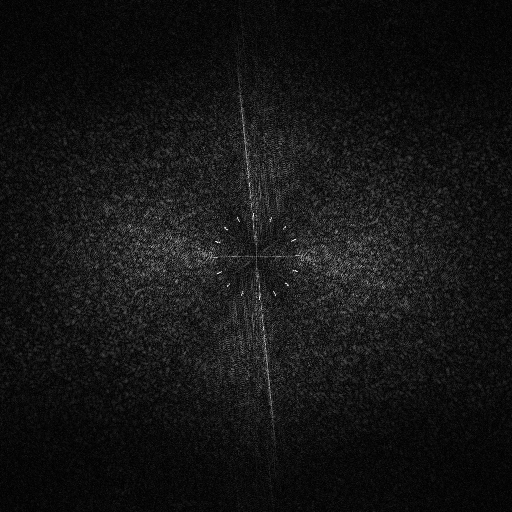
#> input picture fftimg.png, 512 x 512 px
$ python preview_blend.py --image ../fftimg.png
#> lines starting #> are read from the running program, lines starting #| are printed output that depends on the picture; after the words box and inside, x2 and y2 are one past the last pixel; in counts of white or black regions, pixels touching at a corner belong together
### encode_v17.py
"""
v17 水印编码器
仅包含水印环，无旋转矫正环

环结构:
- Ring 1: r=8, 20 bits 水印
- Ring 2: r=15, 40 bits 水印
"""
import numpy as np
from numpy.fft import ifftshift, ifft2, fftshift, fft2
import cv2


class WatermarkV17:
    def __init__(self, L1=512, k1=30000, r_watermark=[8, 15], bitsf=[20, 40],
                 r_range=1, n_sectors=60):
        """
        Args:
            L1: 模板大小
            k1: 频域幅值强度
            r_watermark: 水印环半径列表 [r1, r2]
            bitsf: 每个水印环对应的位数 [bits1, bits2]
            r_range: 环宽度
            n_sectors: 水印总位数
        """
        self.L1 = L1
        self.k1 = k1
        self.r_watermark = r_watermark
        self.bitsf = bitsf
        self.r_range = r_range
        self.n_sectors = n_sectors

        # 验证
        total_bits = sum(bitsf)
        if total_bits != n_sectors:
            raise ValueError(f"sum(bitsf)={total_bits} != n_sectors={n_sectors}")

    def generate_watermark_pattern(self, numbit):
        """
        生成水印环的模式
        """
        M1 = np.zeros((self.L1, self.L1), dtype=np.float32)
        cx, cy = self.L1 // 2, self.L1 // 2
        bit_index = 0

        for radius_idx, r in enumerate(self.r_watermark):
            current_bits = self.bitsf[radius_idx]
            start_angle = 0
            end_angle = np.pi
            radius_angles = np.linspace(start_angle, end_angle, current_bits + 1)

            for bit in range(current_bits):
                val = numbit[bit_index + bit]
                if val == 0:
                    continue

                bit_start_angle = radius_angles[bit]
                bit_end_angle = radius_angles[bit + 1]

                xs, ys = [], []
                for thetar in range(r, r + self.r_range + 1):
                    ri = thetar
                    N = max(2, int(ri * 20))
                    theta_arr = np.linspace(bit_start_angle, bit_end_angle, N)
                    x_arr = cx + np.round(ri * np.cos(theta_arr)).astype(np.int32)
                    y_arr = cy + np.round(ri * np.sin(theta_arr)).astype(np.int32)
                    xs.append(x_arr)
                    ys.append(y_arr)

                xs = np.concatenate(xs)
                ys = np.concatenate(ys)
                mask = (xs >= 0) & (xs < self.L1) & (ys >= 0) & (ys < self.L1)
                xs = xs[mask]
                ys = ys[mask]

                M1[ys, xs] = self.k1
                x_sym = (-xs) % self.L1
                y_sym = (-ys) % self.L1
                M1[y_sym, x_sym] = self.k1

            bit_index += current_bits

        return M1

    def generate_template(self, numbit=None):
        """
        生成完整的水印模板 (仅水印环)

        Args:
            numbit: 水印位数组，如果为None则随机生成

        Returns:
            Tm: 空域水印模板
            M1: 频域模板
            numbit: 水印位数组
        """
        if numbit is None:
            numbit = np.random.randint(0, 2, size=self.n_sectors)
        elif len(numbit) != self.n_sectors:
            raise ValueError(f"numbit length ({len(numbit)}) must equal n_sectors ({self.n_sectors})")

        # 生成水印环
        M1 = self.generate_watermark_pattern(numbit)

        # 逆DFT -> 空域
        spatial = np.real(ifft2(ifftshift(M1)))
        Tm = np.where(spatial < 0, 0, 255).astype(np.uint8)

        return Tm, M1, numbit


# [20 lines that do not run on import are left out]

### encode_v18.py
"""
v18 水印编码器 — 镂空模板
在 v17 基础上增加镂空模板生成

环结构 (与 v17 相同):
- Ring 1: r=8, 20 bits
- Ring 2: r=15, 40 bits

镂空原理:
- 先生成二值模板 Tm_binary (0/255)
- 对白色区域(环)随机挖掉 hollow_ratio 比例的像素变为0
- 黑色区域(背景)保持0不变
- 镂空模板值只有两种: 0 和 255
"""
import numpy as np
from numpy.fft import ifftshift, ifft2, fftshift, fft2
import cv2
from encode_v17 import WatermarkV17


class WatermarkV18(WatermarkV17):
    """
    v18 水印编码器
    继承 v17，新增镂空模板生成
    """
    def __init__(self, L1=512, k1=30000, r_watermark=[12, 25], bitsf=[15, 45],
                 r_range=1, n_sectors=60,
                 M_w=255, M_b=0, hollow_ratio=0.3):
        """
        Args:
            L1: 模板大小
            k1: 频域幅值强度
            r_watermark: 水印环半径列表
            bitsf: 每个环的位数
            r_range: 环宽度
            n_sectors: 水印总位数
            M_w: 水印高值区域亮度 (白色区域保留时的值)
            M_b: 水印低值区域亮度 (背景/镂空区域的值)
            hollow_ratio: 镂空比例 (0-1)，白色区域被挖掉的比例
        """
        super().__init__(L1, k1, r_watermark, bitsf, r_range, n_sectors)
        self.M_w = M_w
        self.M_b = M_b
        self.hollow_ratio = hollow_ratio

    def generate_hollow_template(self, Tm_binary):
        """
        从二值模板生成镂空模板

        流程:
        1. 复制二值模板 (背景=0, 环=255)
        2. 对黑色区域(背景=0)：随机保留 (1-hollow_ratio) 比例的像素变为255
        3. 白色区域(环=255)保持255不变

        镂空逻辑: 0处镂空(透明), 255处实心(显示)

        Args:
            Tm_binary: 二值模板 (0/255), uint8

        Returns:
            Tm_hollow: 镂空模板, uint8, 值只有 0 和 255
        """
        Tm_hollow = Tm_binary.copy()
        black_mask = Tm_binary < 128

        if self.hollow_ratio > 0:
            # 对黑色像素(背景)，随机保留 (1-hollow_ratio) 比例变为255
            # 即 hollow_ratio 比例保持0(镂空)，其余变为255(实心)
            fill_mask = np.random.rand(*Tm_binary.shape) < (1 - self.hollow_ratio)
            Tm_hollow[black_mask & fill_mask] = 255

        return Tm_hollow

    def generate_template(self, numbit=None, hollow=True):
        """
        生成水印模板

        Args:
            numbit: 水印位数组
            hollow: 是否生成镂空模板 (True) 还是返回二值模板 (False)

        Returns:
            Tm: 空域模板 (镂空或二值)
            M1: 频域模板
            numbit: 水印位数组
        """
        # 用父类方法生成二值模板
        Tm_binary, M1, numbit = super().generate_template(numbit)

        if hollow:
            Tm = self.generate_hollow_template(Tm_binary)
        else:
            Tm = Tm_binary

        return Tm, M1, numbit


# [24 lines that do not run on import are left out]

### watermark_tools/preview_blend.py
"""
预览脚本：生成 v17/v18 模板，嵌入到一张干净图片的 Cb 和 B 通道，输出对比图。

用法:
    python watermark_tools/preview_blend.py
    python watermark_tools/preview_blend.py --image watermark_tools/clean_image/xxx.png --seed 2026 --bits 0
"""

import argparse
import sys
from pathlib import Path

import cv2
import numpy as np

ROOT = Path(__file__).resolve().parents[1]
if str(ROOT) not in sys.path:
    sys.path.insert(0, str(ROOT))

from encode_v17 import WatermarkV17
from encode_v18 import WatermarkV18


def make_bits(seed, index=0):
    return np.random.default_rng(seed + index).integers(0, 2, 60).tolist()


def gen_v17(size, bits):
    enc = WatermarkV17(L1=size, k1=30000, r_watermark=[12, 25],
                       bitsf=[15, 45], r_range=1, n_sectors=60)
    return enc.generate_template(np.asarray(bits, dtype=np.int32))[0]


def gen_v18(size, bits, seed):
    enc = WatermarkV18(L1=size, k1=30000, r_watermark=[12, 25],
                       bitsf=[15, 45], r_range=1, n_sectors=60,
                       M_w=255, M_b=0, hollow_ratio=0.3)
    state = np.random.get_state()
    try:
        np.random.seed(seed)
        return enc.generate_template(np.asarray(bits, dtype=np.int32), hollow=True)[0]
    finally:
        np.random.set_state(state)


def tile_template(template, h, w):
    th, tw = template.shape[:2]
    y0 = (th - h % th) % th // 2
    x0 = (tw - w % tw) % tw // 2
    tiled = np.tile(template, ((h + th - 1) // th + 1, (w + tw - 1) // tw + 1))
    return tiled[y0:y0 + h, x0:x0 + w]


def blend_cb(image, template, alpha=0.016):
    """Cb 通道融合"""
    h, w = image.shape[:2]
    tiled = tile_template(template, h, w).astype(np.float32)
    ycrcb = cv2.cvtColor(image, cv2.COLOR_BGR2YCrCb).astype(np.float32)
    ycrcb[:, :, 2] = ycrcb[:, :, 2] * (1 - alpha) + tiled * alpha
    return cv2.cvtColor(np.clip(ycrcb, 0, 255).astype(np.uint8), cv2.COLOR_YCrCb2BGR)


def blend_b(image, template, alpha=0.0191):
    """B 通道融合"""
    h, w = image.shape[:2]
    tiled = tile_template(template, h, w).astype(np.float32)
    result = image.astype(np.float32).copy()
    result[:, :, 0] = result[:, :, 0] * (1 - alpha) + tiled * alpha
    return np.clip(result, 0, 255).astype(np.uint8)


def diff_image(a, b, scale=20):
    """两张图的差异放大可视化"""
    diff = np.abs(a.astype(np.float32) - b.astype(np.float32))
    diff = np.clip(diff * scale, 0, 255).astype(np.uint8)
    return diff


def add_label(image, text, y=30):
    img = image.copy()
    cv2.putText(img, text, (10, y), cv2.FONT_HERSHEY_SIMPLEX, 0.8, (0, 255, 0), 2)
    return img


def main():
    parser = argparse.ArgumentParser(description="预览 v17/v18 模板在 Cb/B 通道的融合效果")
    parser.add_argument("--image", type=str, default=None, help="干净图片路径")
    parser.add_argument("--seed", type=int, default=2026)
    parser.add_argument("--bits", type=int, default=0, help="使用第几个 bit 序列")
    parser.add_argument("--size", type=int, default=512, help="模板尺寸")
    parser.add_argument("--alpha_v17", type=float, default=0.016, help="v17 嵌入强度")
    parser.add_argument("--alpha_v18", type=float, default=0.0228, help="v18 嵌入强度(等效v17的0.016)")
    parser.add_argument("--output_dir", type=str, default="watermark_tools/preview_output")
    parser.add_argument("--diff_scale", type=int, default=20, help="差异放大倍数")
    args = parser.parse_args()

    out = Path(args.output_dir)
    out.mkdir(parents=True, exist_ok=True)

    # --- 1. 生成 bit 序列 ---
    bits = make_bits(args.seed, args.bits)
    bit_str = "".join(map(str, bits))
    print(f"60-bit: {bit_str}")

    # --- 2. 生成模板 (都用 r=[12,25]) ---
    print("生成 v17 模板...")
    tm_v17 = gen_v17(args.size, bits)
    print(f"  v17: {tm_v17.shape}, range=[{tm_v17.min()}, {tm_v17.max()}]")

    print("生成 v18 模板 (镂空)...")
    tm_v18 = gen_v18(args.size, bits, args.seed + 10000 + args.bits)
    print(f"  v18: {tm_v18.shape}, range=[{tm_v18.min()}, {tm_v18.max()}]")

    # --- 3. 模板嵌入到灰色画布上（Cb 和 B 各一张） ---
    gray_canvas = np.full((args.size, args.size, 3), 128, dtype=np.uint8)
    alpha_map = {"v17": args.alpha_v17, "v18": args.alpha_v18}
    for label, tm in [("v17", tm_v17), ("v18", tm_v18)]:
        a = alpha_map[label]
        cb_vis = blend_cb(gray_canvas, tm, a)
        cv2.imwrite(str(out / f"template_{label}_on_cb.png"), cb_vis)
        b_vis = blend_b(gray_canvas, tm, a)
        cv2.imwrite(str(out / f"template_{label}_on_b.png"), b_vis)
        cv2.imwrite(str(out / f"template_{label}_raw.png"), tm)
#> this loop made 2 passes
#> pass 1, in main, `cv2.imwrite(str(out / f"template_{label}_raw.png"), tm)`:
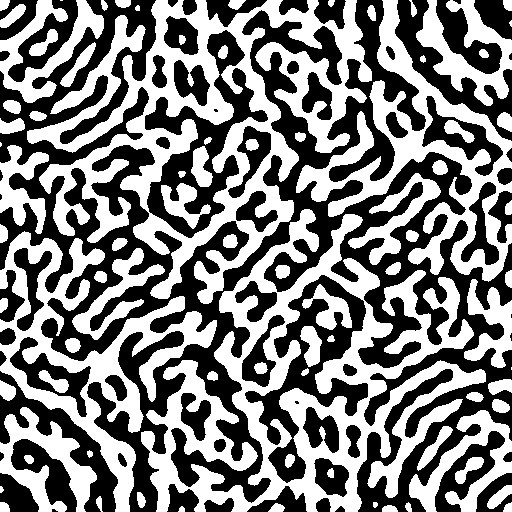
#> saved as template_v17_raw.png: shape (512, 512); 49.6% white; 83 white regions (4 under 20 px), largest, box (x1, y1, x2, y2) and area: (27, 0, 372, 304) 33110, (141, 209, 486, 512) 33042, (0, 231, 217, 512) 14288
#> after the loop: gray_canvas: shape (512, 512, 3); every value is 128
    print("  模板可视化已保存 (raw / on_cb / on_b)")

    # --- 4. 准备干净图片 ---
    if args.image and Path(args.image).exists():
        host = cv2.imread(args.image)
#> host is the input picture: shape (512, 512, 3); min 0, max 255, mean 20.5
        print(f"使用图片: {args.image}, 尺寸={host.shape}")
#| 使用图片: ../fftimg.png, 尺寸=(512, 512, 3)
    else:
        candidates = sorted(Path("watermark_tools/clean_image").glob("*.png"))
        if candidates:
            host = cv2.imread(str(candidates[0]))
            print(f"使用 clean_image: {candidates[0].name}, 尺寸={host.shape}")
        else:
            host = np.random.randint(50, 200, (600, 800, 3), dtype=np.uint8)
            print("未找到图片，使用随机噪声")

    h, w = host.shape[:2]
#> h = 512; w = 512
    cv2.imwrite(str(out / "original.png"), host)

    # --- 5. 四种组合：v17/v18 × Cb/B ---
    combos = [
        ("v17", tm_v17, "cb", blend_cb, args.alpha_v17),
        ("v17", tm_v17, "b",  blend_b, args.alpha_v17),
        ("v18", tm_v18, "cb", blend_cb, args.alpha_v18),
        ("v18", tm_v18, "b",  blend_b, args.alpha_v18),
    ]
    results = {}
    for name, tm, ch, fn, a in combos:
        out_img = fn(host, tm, a)
        fname = f"{name}_on_{ch}.png"
        cv2.imwrite(str(out / fname), out_img)
        results[(name, ch)] = out_img
        diff_img = diff_image(host, out_img, args.diff_scale)
        cv2.imwrite(str(out / f"diff_{name}_{ch}_x{args.diff_scale}.png"), diff_img)
        print(f"  {name} -> {ch} 通道 OK")
#> this loop made 4 passes
#> pass 1, in blend_cb (call 3), `ycrcb = cv2.cvtColor(image, cv2.COLOR_BGR2YCrCb).astype(np.float32)`:
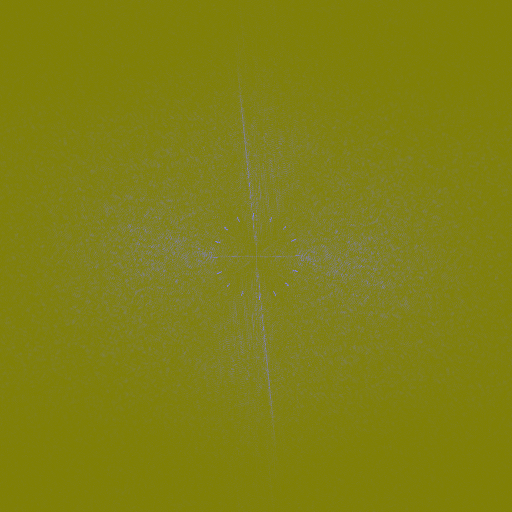
#> ycrcb: shape (512, 512, 3) float32; mean B, G, R 20.5, 128, 128
#> after the loop, results = 4 items

    # --- 6. v17+ v18 同时嵌入图 ---
    for ch, fn in [("cb", blend_cb), ("b", blend_b)]:
        img = fn(host, tm_v17, args.alpha_v17)
        img = fn(img, tm_v18, args.alpha_v18)
        cv2.imwrite(str(out / f"both_v17+v18_on_{ch}.png"), img)
        cv2.imwrite(str(out / f"diff_both_{ch}_x{args.diff_scale}.png"),
                    diff_image(host, img, args.diff_scale))
#> this loop made 2 passes
#> pass 1, in tile_template (call 10), `tiled = np.tile(template, ((h + th - 1) // th + 1, (w + tw - 1) // tw ..`:
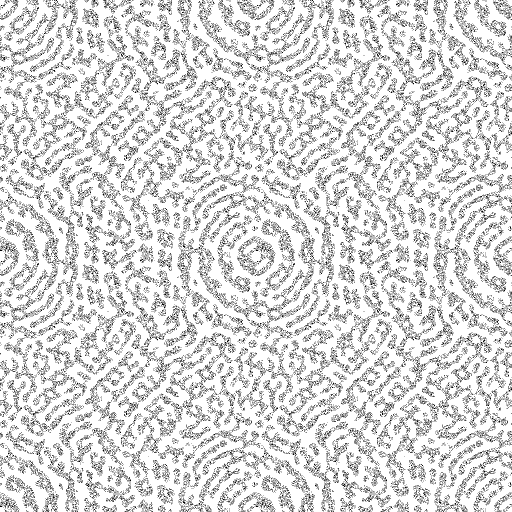
#> tiled: shape (1024, 1024) (shown at 1/2 size); 84.9% white; black in thin lines or dots
    print("  v17+v18 同时嵌入 Cb / B OK")

    # --- 7. 拼接大对比图 ---
    target_h = 400
    target_w = int(w * target_h / h)
#> target_w = 400

    def rsz(img):
        return cv2.resize(img, (target_w, target_h))

    # 模板行: v17 raw / v17 on cb / v17 on b | v18 raw / v18 on cb / v18 on b
    tm_v17_cb = cv2.imread(str(out / "template_v17_on_cb.png"))
    tm_v17_b = cv2.imread(str(out / "template_v17_on_b.png"))
    tm_v18_cb = cv2.imread(str(out / "template_v18_on_cb.png"))
    tm_v18_b = cv2.imread(str(out / "template_v18_on_b.png"))
    # 裸模板转为3通道以便拼接
    tm_v17_3ch = cv2.cvtColor(tm_v17, cv2.COLOR_GRAY2BGR)
    tm_v18_3ch = cv2.cvtColor(tm_v18, cv2.COLOR_GRAY2BGR)
#> tm_v18_3ch: shape (512, 512, 3); 84.9% white; black in thin lines or dots
#> tm_v18: shape (512, 512); 84.9% white; black in thin lines or dots
    pad = np.zeros((target_h, target_w, 3), dtype=np.uint8)
    row_tmpl = np.hstack([
        add_label(pad, "templates", y=25),
        add_label(rsz(tm_v17_3ch), "v17 raw", y=25),
        add_label(rsz(tm_v17_cb), "v17 on Cb", y=25),
        add_label(rsz(tm_v17_b), "v17 on B", y=25),
        add_label(rsz(tm_v18_3ch), "v18 raw", y=25),
        add_label(rsz(tm_v18_cb), "v18 on Cb", y=25),
        add_label(rsz(tm_v18_b), "v18 on B", y=25),
    ])
#> in add_label, `img = image.copy()`: img: shape (400, 400, 3); every value is 0
#> in add_label, `cv2.putText(img, text, (10, y), cv2.FONT_HERSHEY_SIMPLEX, 0.8, (0, 255..`:
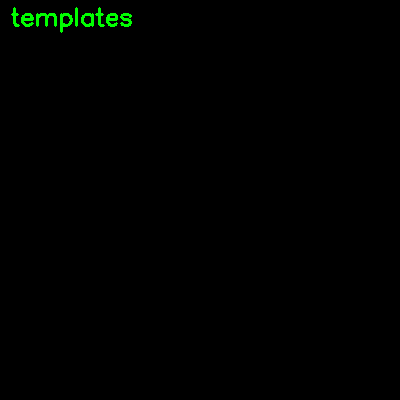
#> img: shape (400, 400, 3); mean of channels 0, 1, 2 0, 1.5, 0; drawn as B, G, R
#> in rsz (call 4), `return cv2.resize(img, (target_w, target_h))`:
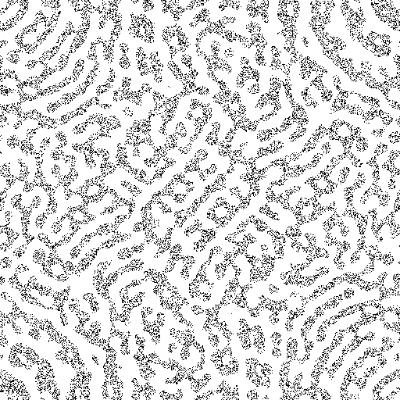
#> returned value: shape (400, 400, 3); min 0, max 255, mean 216.5
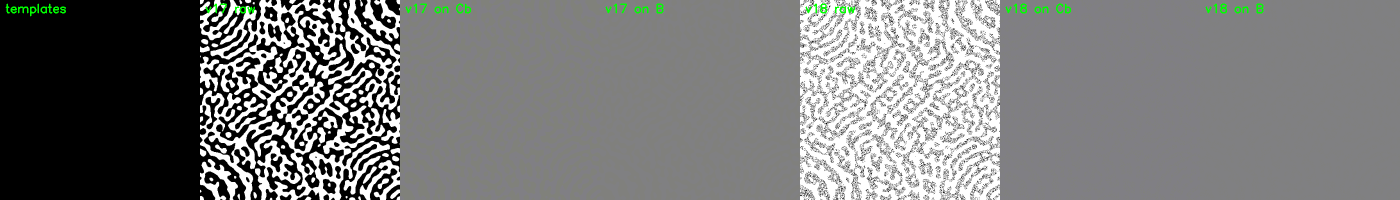
#> row_tmpl: shape (400, 2800, 3) (shown at 1/2 size); mean B, G, R 122, 122.6, 121.6

    # 嵌入行: original / v17-cb / v17-b / v18-cb / v18-b / both-cb / both-b
    both_cb = cv2.imread(str(out / "both_v17+v18_on_cb.png"))
    both_b  = cv2.imread(str(out / "both_v17+v18_on_b.png"))
    row_embed = np.hstack([
        add_label(rsz(host), "Original"),
        add_label(rsz(results[("v17","cb")]), "v17 Cb"),
        add_label(rsz(results[("v17","b")]),  "v17 B"),
        add_label(rsz(results[("v18","cb")]), "v18 Cb"),
        add_label(rsz(results[("v18","b")]),  "v18 B"),
        add_label(rsz(both_cb), "v17+18 Cb"),
        add_label(rsz(both_b),  "v17+18 B"),
    ])
#> in add_label (call 14), `cv2.putText(img, text, (10, y), cv2.FONT_HERSHEY_SIMPLEX, 0.8, (0, 255..`:
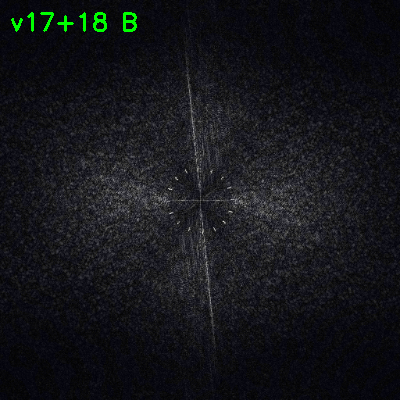
#> img: shape (400, 400, 3); mean of channels 0, 1, 2 25.3, 21.5, 20.3; drawn as B, G, R

    # 差异行
    diff_v17_cb = cv2.imread(str(out / "diff_v17_cb_x20.png"))
    diff_v17_b  = cv2.imread(str(out / "diff_v17_b_x20.png"))
    diff_v18_cb = cv2.imread(str(out / "diff_v18_cb_x20.png"))
    diff_v18_b  = cv2.imread(str(out / "diff_v18_b_x20.png"))
    diff_bc = cv2.imread(str(out / "diff_both_cb_x20.png"))
    diff_bb = cv2.imread(str(out / "diff_both_b_x20.png"))
    # padding 列对齐
    pad = np.zeros((target_h, target_w, 3), dtype=np.uint8)
    row_diff = np.hstack([
        add_label(pad, "diff x20"),
        add_label(rsz(diff_v17_cb), "v17 Cb"),
        add_label(rsz(diff_v17_b),  "v17 B"),
        add_label(rsz(diff_v18_cb), "v18 Cb"),
        add_label(rsz(diff_v18_b),  "v18 B"),
        add_label(rsz(diff_bc), "both Cb"),
        add_label(rsz(diff_bb), "both B"),
    ])

    comparison = np.vstack([row_tmpl, row_embed, row_diff])
    cv2.imwrite(str(out / "comparison_all.png"), comparison)
    print(f"\n对比图: {out.resolve()}/comparison_all.png")

    print(f"\n全部输出在: {out.resolve()}")
    print("  template_v17_raw.png        - v17 裸模板")
    print("  template_v17_on_cb.png      - v17 模板嵌在 Cb 通道")
    print("  template_v17_on_b.png       - v17 模板嵌在 B 通道")
    print("  template_v18_raw.png        - v18 裸模板(镂空)")
    print("  template_v18_on_cb.png      - v18 模板嵌在 Cb 通道")
    print("  template_v18_on_b.png       - v18 模板嵌在 B 通道")
    print("  v17_on_cb.png               - v17 嵌入图片 Cb")
    print("  v17_on_b.png                - v17 嵌入图片 B")
    print("  v18_on_cb.png               - v18 嵌入图片 Cb")
    print("  v18_on_b.png                - v18 嵌入图片 B")
    print("  both_v17+v18_on_cb.png      - v17+v18 同时嵌入 Cb")
    print("  both_v17+v18_on_b.png       - v17+v18 同时嵌入 B")
    print(f"  diff_*_x{args.diff_scale}.png          - 差异放大图")
    print("  comparison_all.png          - 拼接对比大图")


if __name__ == "__main__":
    main()
